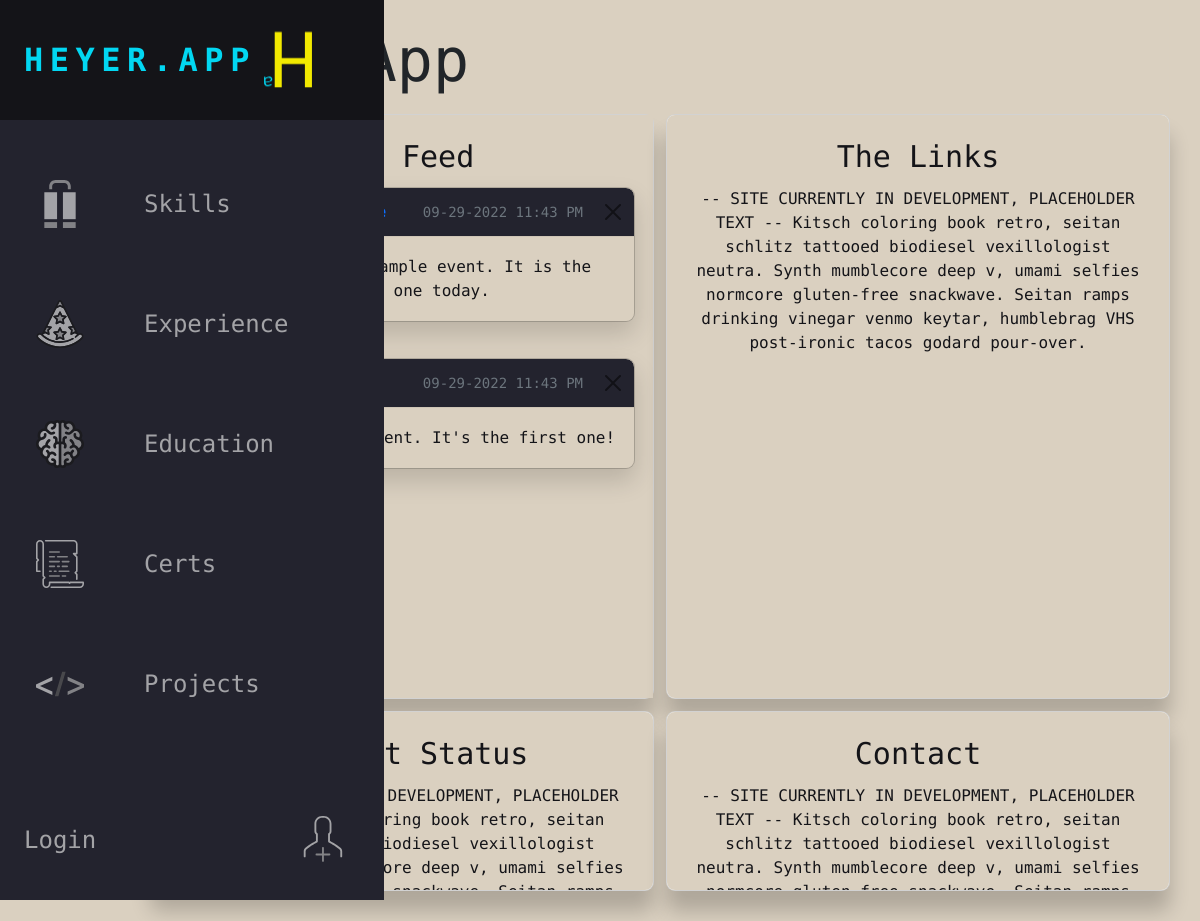
Before: / with the older database file.
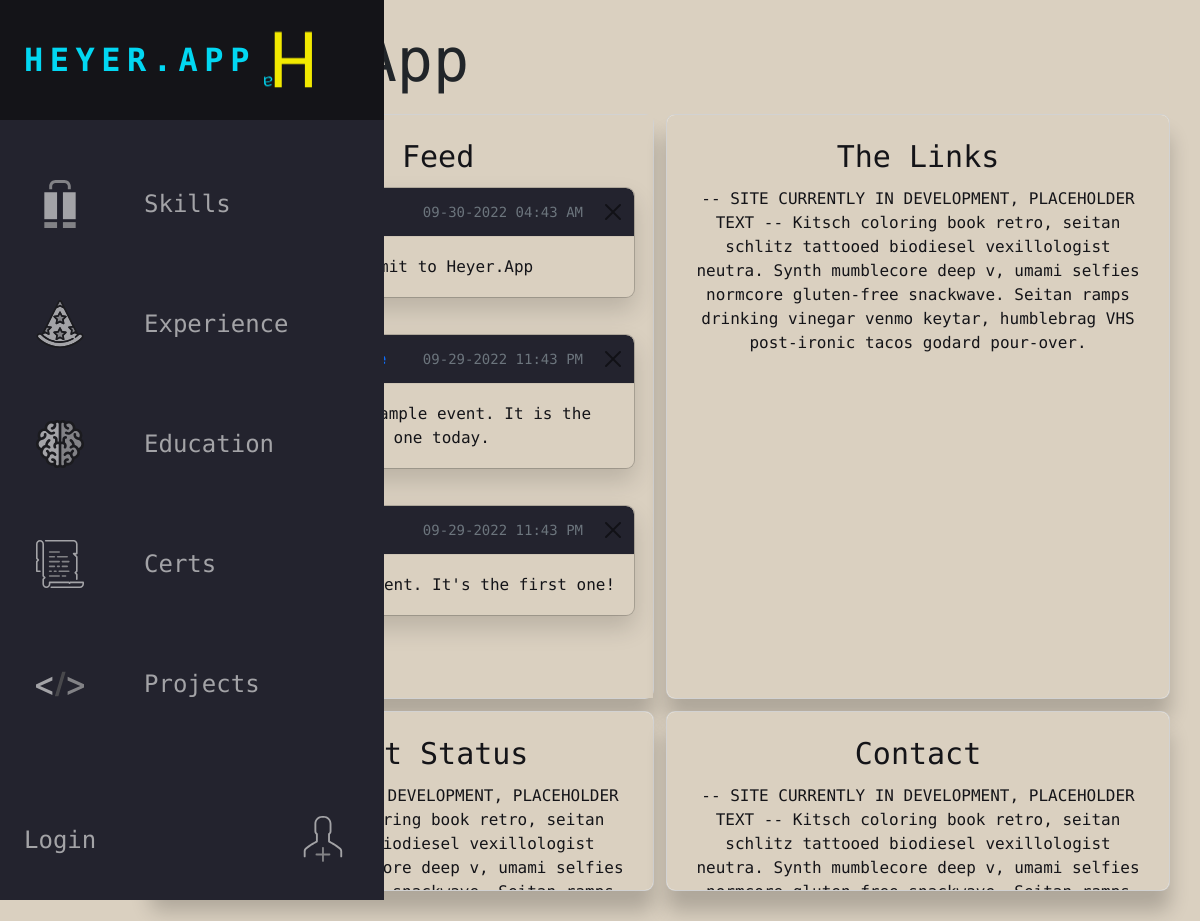
After: the same page with the newer database file.
### Portfolio/models.py (models this page shows, shortened)
class FeedEvent(models.Model):
    source = models.CharField(verbose_name="Source", max_length =256, name = "source")
    description = models.CharField(verbose_name="Description", max_length = 2048, name = "description", default=None)
    link = models.URLField(verbose_name="Link", max_length=256, default= None)
    eventdate = models.DateTimeField(verbose_name="Date and Time of Event", name = "eventdate", default=now)
    class Meta:
        ordering = ["-eventdate"]
        verbose_name = "Feed Event"
        verbose_name_plural = "Feed Events"

### Portfolio/views.py (the view)
# urls.py: 2. Add a URL to urlpatterns:  path('', Home.as_view(), name='home')
class Home(TemplateView):
    template_name = "Portfolio/index.html"
    model = models.FeedEvent
    def get_context_data(self, **kwargs):
        context = super().get_context_data(**kwargs)
        startdate = timezone.now()
        enddate = startdate - timedelta(days=120)
        context['events'] = models.FeedEvent.objects.filter(eventdate__gte=enddate)
        return context

### Portfolio/templates/Portfolio/index.html (shortened to what this page needs)
{% extends "base.html" %}
{% block head %}
<link href="https://cdn.jsdelivr.net/npm/bootstrap@5.2.1/dist/css/bootstrap.min.css" rel="stylesheet">
{% load static %}
{% endblock %}
{% block content %}
<main>
  <h1>Heyer.App</h1>
  <div class="divParent">
    <div class="divContainer-grid">
    <div class="biz-card-noanim simple-border-shadow card text-center biz-card-top">
      <div class="biz-card-body card-body scrolltainer">
        <h5 class="card-title">The Feed</h5>
        <div class="toast-container position-static toastainer">
          {% for event in events %}
          <div class="biz-card-noanim toast fade show toastainer" role="alert" aria-live="assertive" aria-atomic="true">
            <div class="toast-header toast-head">
              <strong class="me-auto">
                {% if event.link %}
                <a href="{{event.link}}" style="text-decoration:none">{{event.source}}</a>
                {% else %}
                {{event.source}}
                {% endif %}
              </strong>
              <small class="text-muted">{{event.eventdate|date:"m-d-Y h:i A"}}</small>
              <button type="button" class="btn-close" data-bs-dismiss="toast" aria-label="Close"></button>
            </div>
            <div class="toast-body ">
              <p class="card-text">{{event.description}}</p>
            </div>
          </div>
          {% endfor %}
        </div>
      </div>
    </div>
    <div class="biz-card-noanim simple-border-shadow card text-center biz-card-top scrolltainer">
      <div class="biz-card-body card-body">
        <h5 class="card-title">The Links</h5>
        <p class="card-text">
          -- SITE CURRENTLY IN DEVELOPMENT, PLACEHOLDER TEXT -- Kitsch coloring book retro, seitan schlitz
          tattooed biodiesel vexillologist neutra. Synth mumblecore deep v, umami
          selfies normcore gluten-free snackwave. Seitan ramps drinking vinegar
          venmo keytar, humblebrag VHS post-ironic tacos godard pour-over.
        </p>
      </div>
    </div>
    <div class="biz-card-noanim simple-border-shadow card text-center biz-card-bottom scrolltainer">
      <div class="biz-card-body card-body">
        <h5 class="card-title">Current Status</h5>
        <p class="card-text">
        </p>
      </div>
    </div>
    <div class="biz-card-noanim simple-border-shadow card text-center biz-card-bottom scrolltainer">
      <div class="biz-card-body card-body">
        <h5 class="card-title">Contact</h5>
        <p class="card-text">
          -- SITE CURRENTLY IN DEVELOPMENT, PLACEHOLDER TEXT -- Kitsch coloring book retro, seitan schlitz
          tattooed biodiesel vexillologist neutra. Synth mumblecore deep v, umami
          selfies normcore gluten-free snackwave. Seitan ramps drinking vinegar
          venmo keytar, humblebrag VHS post-ironic tacos godard pour-over.
        </p>
      </div>
    </div>
  </div>
</div>
</main>
{% endblock %}

Changed rows visible on the page:
added FeedEvent: eventdate "09-30-2022 04:43 AM", description "Pushed Commit to Heyer.App"
